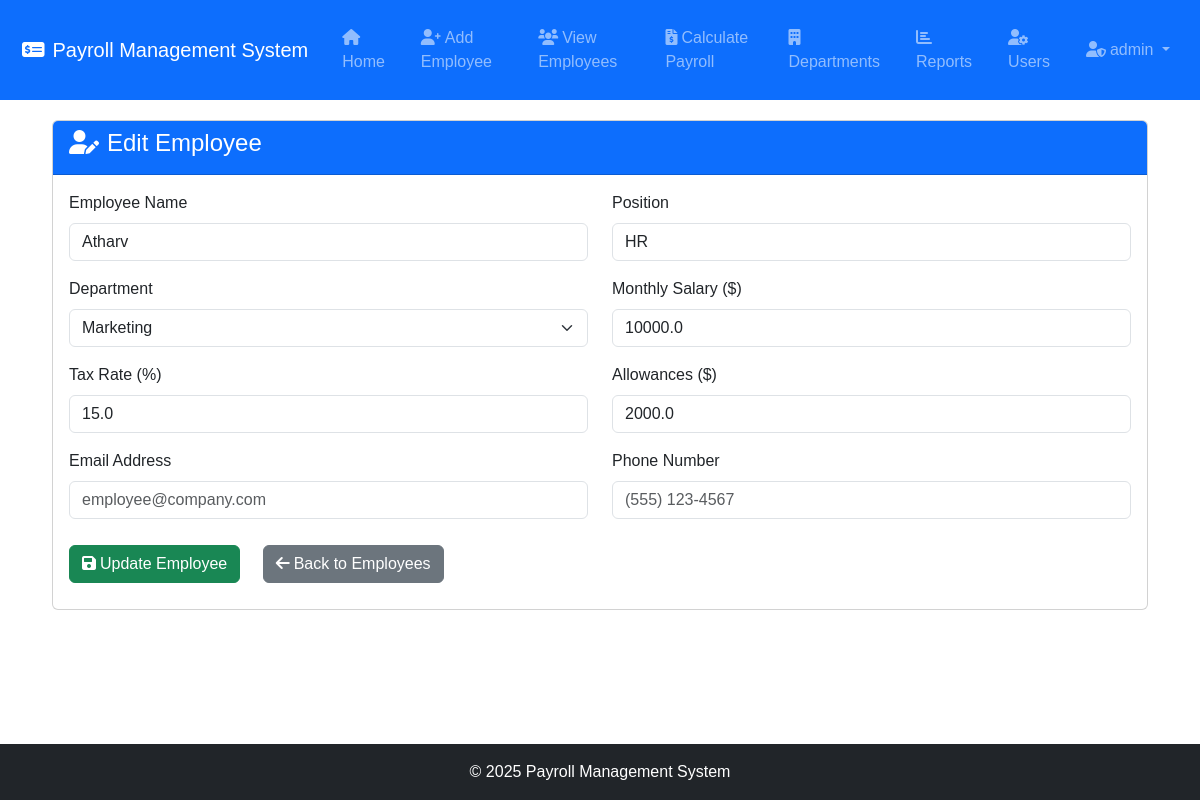
Screenshot of /edit/1 (signed in) with the database file from the repository.
### tables this page shows
CREATE TABLE users (
                id INTEGER PRIMARY KEY AUTOINCREMENT,
                username TEXT UNIQUE NOT NULL,
                email TEXT UNIQUE NOT NULL,
                password_hash TEXT NOT NULL,
                role TEXT NOT NULL DEFAULT 'employee',
                employee_id INTEGER,
                created_at TIMESTAMP DEFAULT CURRENT_TIMESTAMP,
                FOREIGN KEY (employee_id) REFERENCES employees (id)
            );

CREATE TABLE employees (
                id INTEGER PRIMARY KEY AUTOINCREMENT,
                name TEXT NOT NULL,
                position TEXT NOT NULL,
                department TEXT,
                salary REAL NOT NULL,
                tax_rate REAL DEFAULT 0.15,
                allowances REAL DEFAULT 0
            , email TEXT, phone TEXT);

### app.py (the view, shortened to what this page needs)
@app.route('/edit/<int:id>', methods=['GET', 'POST'])
@admin_required
def edit_employee(id):
    conn = sqlite3.connect('payroll_system/database.db')
    c = conn.cursor()
    c.execute("SELECT * FROM employees WHERE id=?", (id,))
    employee = c.fetchone()
    c.execute("SELECT id, name FROM departments")
    departments = c.fetchall()
    selected_dept_id = None
    if employee[3]:  # If employee has a department
        c.execute("SELECT id FROM departments WHERE name=?", (employee[3],))
        dept_result = c.fetchone()
        if dept_result:
            selected_dept_id = dept_result[0]
    conn.close()
    return render_template('edit_employee.html',
                          employee=employee,
                          departments=departments,
                          selected_dept_id=selected_dept_id)

### app.py (called while the page is built)
@login_manager.user_loader
def load_user(user_id):
    conn = sqlite3.connect('payroll_system/database.db')
    c = conn.cursor()
    c.execute("SELECT * FROM users WHERE id = ?", (user_id,))
    user_data = c.fetchone()
    conn.close()
    if user_data:
        return User(user_data[0], user_data[1], user_data[2], user_data[4], user_data[5])
    return None

def admin_required(f):
    @wraps(f)
    def decorated_function(*args, **kwargs):
        if not current_user.is_authenticated or current_user.role != 'admin':
            flash('Admin access required.', 'danger')
            return redirect(url_for('login'))
        return f(*args, **kwargs)
    return decorated_function

@app.context_processor
def inject_email_config():
    email_configured = (EMAIL_CONFIG.get('enabled', False) and
                        EMAIL_CONFIG.get('email') and
                        EMAIL_CONFIG.get('password'))
    return {'email_configured': email_configured}

### templates/edit_employee.html (shortened to what this page needs)
<!DOCTYPE html>
<html lang="en">
<head>
    <link href="https://cdn.jsdelivr.net/npm/bootstrap@5.3.0-alpha1/dist/css/bootstrap.min.css" rel="stylesheet">
    <link rel="stylesheet" href="https://cdnjs.cloudflare.com/ajax/libs/font-awesome/6.0.0/css/all.min.css">
    <link rel="stylesheet" href="/static/style.css">
</head>
<body>
    <nav class="navbar navbar-expand-lg navbar-dark bg-primary mb-4">
        <div class="container-fluid">
            <a class="navbar-brand" href="/">
                <i class="fas fa-money-check-alt me-2"></i>Payroll Management System
            </a>
            <div class="collapse navbar-collapse" id="navbarNav">
                <ul class="navbar-nav me-auto">
                    <li class="nav-item">
                        <a class="nav-link" href="/"><i class="fas fa-home me-1"></i>Home</a>
                    </li>
                    <li class="nav-item">
                        <a class="nav-link" href="/add"><i class="fas fa-user-plus me-1"></i>Add Employee</a>
                    </li>
                    <li class="nav-item">
                        <a class="nav-link" href="/view"><i class="fas fa-users me-1"></i>View Employees</a>
                    </li>
                    <li class="nav-item">
                        <a class="nav-link" href="/payroll"><i class="fas fa-file-invoice-dollar me-1"></i>Calculate Payroll</a>
                    </li>
                    <li class="nav-item">
                        <a class="nav-link" href="/departments"><i class="fas fa-building me-1"></i>Departments</a>
                    </li>
                    <li class="nav-item">
                        <a class="nav-link" href="/department_report"><i class="fas fa-chart-bar me-1"></i>Reports</a>
                    </li>
                    <li class="nav-item">
                        <a class="nav-link" href="{{ url_for('manage_users') }}"><i class="fas fa-user-cog me-1"></i>Users</a>
                    </li>
                </ul>
                <ul class="navbar-nav ms-auto">
                    <li class="nav-item dropdown">
                        <a class="nav-link dropdown-toggle" href="#" role="button" data-bs-toggle="dropdown" aria-expanded="false">
                            <i class="fas fa-user-shield me-1"></i>{{ current_user.username }}
                        </a>
                    </li>
                </ul>
            </div>
        </div>
    </nav>
    <div class="container">
        <div class="card">
            <div class="card-header bg-primary text-white">
                <h4><i class="fas fa-user-edit me-2"></i>Edit Employee</h4>
            </div>
            <div class="card-body">
                <form action="/edit/{{ employee[0] }}" method="POST" class="needs-validation" novalidate>
                    <div class="row mb-3">
                        <div class="col-md-6">
                            <label for="name" class="form-label">Employee Name</label>
                            <input type="text" class="form-control" id="name" name="name" value="{{ employee[1] }}"
                                required>
                        </div>
                        <div class="col-md-6">
                            <label for="position" class="form-label">Position</label>
                            <input type="text" class="form-control" id="position" name="position"
                                value="{{ employee[2] }}" required>
                        </div>
                    </div>
                    <div class="row mb-3">
                        <div class="col-md-6">
                            <label for="department" class="form-label">Department</label>
                            <select class="form-select" id="department" name="department" required>
                                {% for dept in departments %}
                                <option value="{{ dept[0] }}" {% if selected_dept_id and selected_dept_id==dept[0] %}selected{% endif %}>{{ dept[1] }}</option>
                                {% endfor %}
                            </select>
                        </div>
                        <div class="col-md-6">
                            <label for="salary" class="form-label">Monthly Salary ($)</label>
                            <input type="number" class="form-control" id="salary" name="salary" value="{{ employee[4] }}"
                                step="0.01" min="0" required>
                        </div>
                    </div>
                    <div class="row mb-3">
                        <div class="col-md-6">
                            <label for="tax_rate" class="form-label">Tax Rate (%)</label>
                            <input type="number" class="form-control" id="tax_rate" name="tax_rate"
                                value="{{ (employee[5] * 100)|round(2) if employee[5] else 15 }}"
                                step="0.01" min="0" max="100" required>
                        </div>
                        <div class="col-md-6">
                            <label for="allowances" class="form-label">Allowances ($)</label>
                            <input type="number" class="form-control" id="allowances" name="allowances"
                                value="{{ employee[6] if employee[6] else 0 }}"
                                step="0.01" min="0">
                        </div>
                    </div>
                    <div class="row mb-3">
                        <div class="col-md-6">
                            <label for="email" class="form-label">Email Address</label>
                            <input type="email" class="form-control" id="email" name="email"
                                value="{{ employee[7] if employee[7] else '' }}"
                                placeholder="employee@company.com">
                        </div>
                        <div class="col-md-6">
                            <label for="phone" class="form-label">Phone Number</label>
                            <input type="tel" class="form-control" id="phone" name="phone"
                                value="{{ employee[8] if employee[8] else '' }}"
                                placeholder="(555) 123-4567">
                        </div>
                    </div>
                    <div class="row">
                        <div class="col-12">
                            <button type="submit" class="btn btn-success me-2">
                                <i class="fas fa-save me-1"></i>Update Employee
                            </button>
                            <a href="/view" class="btn btn-secondary">
                                <i class="fas fa-arrow-left me-1"></i>Back to Employees
                            </a>
                        </div>
                    </div>
                </form>
            </div>
        </div>
    </div>
    <footer class="bg-dark text-white text-center py-3 mt-5">
        <div class="container">
            <p class="mb-0">© 2025 Payroll Management System</p>
        </div>
    </footer>
</body>
</html>

### static/style.css (style rules this page uses)
html, body { height: 100%; margin: 0; padding: 0; }
body { font-family: Arial; margin: 0; padding: 120px 40px 0 40px; min-height: 100vh; display: flex; flex-direction: column; }
a { margin: 10px; display: inline-block; }
.navbar { position: fixed !important; top: 0; left: 0; right: 0; width: 100% !important; margin: 0 !important; z-index: 1030; }
.navbar .nav-item.dropdown { position: relative !important; }
footer { width: 100vw !important; margin: 0 !important; margin-left: -40px !important; padding-left: 40px !important; padding-right: 40px !important; box-sizing: border-box !important; margin-top: auto !important; }
.container, .container-fluid { flex: 1; }

### rows the page displays
users: username "admin"
employees: name "Atharv", position "HR", salary "10000.0", tax_rate "15.0", allowances "2000.0"

### other values shown
form field department "Marketing"
